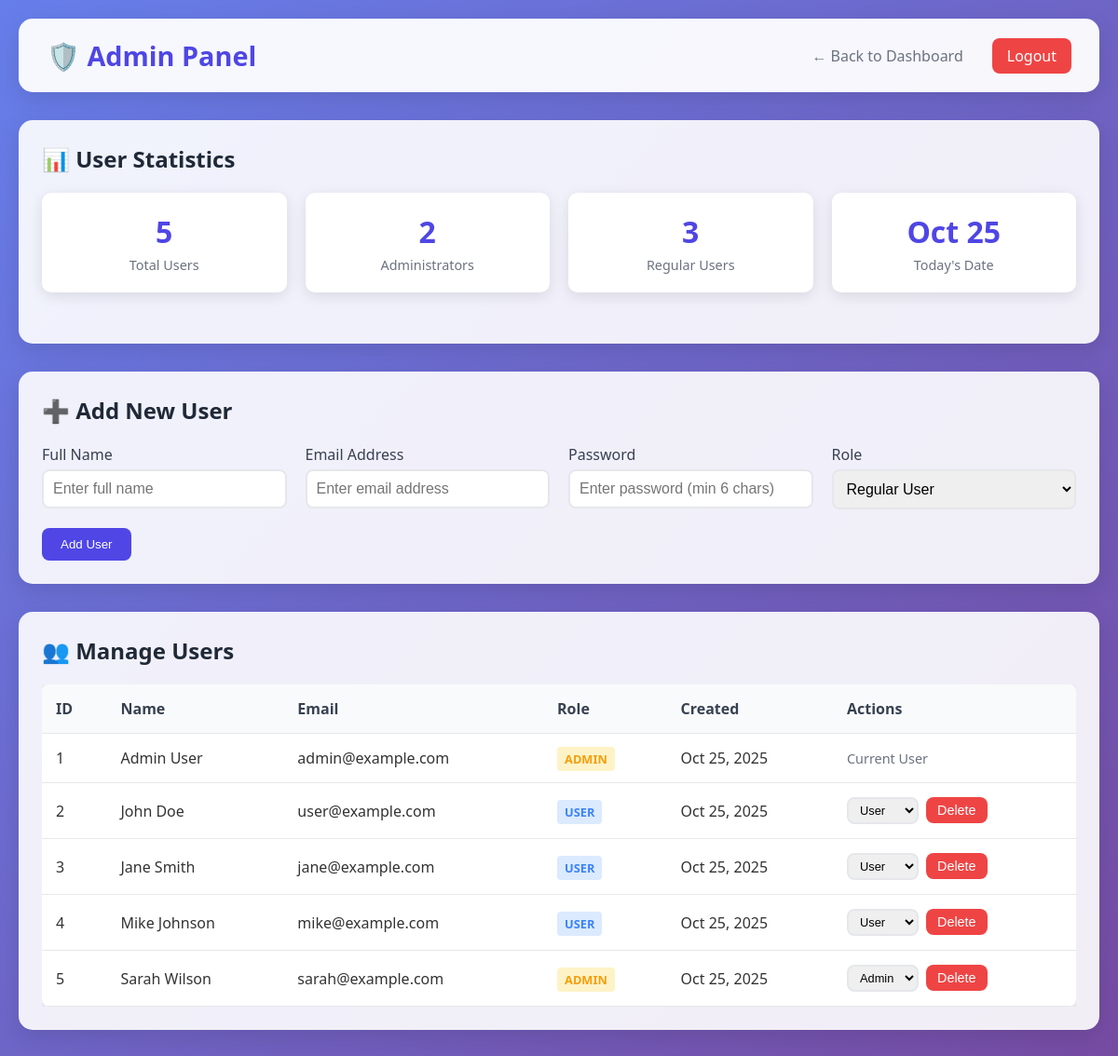
The page /admin-panel.php (signed in) on the database its author committed.
### tables this page shows
CREATE TABLE IF NOT EXISTS users (
    id INT AUTO_INCREMENT PRIMARY KEY,
    name VARCHAR(100) NOT NULL,
    email VARCHAR(150) UNIQUE NOT NULL,
    password VARCHAR(255) NOT NULL,
    role ENUM('admin', 'user') DEFAULT 'user',
    created_at TIMESTAMP DEFAULT CURRENT_TIMESTAMP,
    updated_at TIMESTAMP DEFAULT CURRENT_TIMESTAMP ON UPDATE CURRENT_TIMESTAMP
);

### admin-panel.php (the view, shortened to what this page needs)
<?php
try {
    $pdo = getDbConnection();
    $stmt = $pdo->query("SELECT id, name, email, role, created_at FROM users ORDER BY created_at DESC");
    $users = $stmt->fetchAll();
} catch (PDOException $e) {
    error_log("Error fetching users: " . $e->getMessage());
    $users = [];
}
?>
<!DOCTYPE html>
<html lang="en">
<head>
</head>
<body>
    <div class="container">
        <header class="header">
            <div class="logo">🛡️ Admin Panel</div>
            <div class="nav-links">
                <a href="product-dashboard.php" class="nav-link">← Back to Dashboard</a>
                <a href="logout.php" class="logout-btn">Logout</a>
            </div>
        </header>
        <section class="section">
            <h2 class="section-title">📊 User Statistics</h2>
            <div class="stats-grid">
                <div class="stat-card">
                    <div class="stat-number"><?php echo count($users); ?></div>
                    <div class="stat-label">Total Users</div>
                </div>
                <div class="stat-card">
                    <div class="stat-number"><?php echo count(array_filter($users, fn($u) => $u['role'] === 'admin')); ?></div>
                    <div class="stat-label">Administrators</div>
                </div>
                <div class="stat-card">
                    <div class="stat-number"><?php echo count(array_filter($users, fn($u) => $u['role'] === 'user')); ?></div>
                    <div class="stat-label">Regular Users</div>
                </div>
                <div class="stat-card">
                    <div class="stat-number"><?php echo date('M j'); ?></div>
                    <div class="stat-label">Today's Date</div>
                </div>
            </div>
        </section>
        <section class="section">
            <h2 class="section-title">➕ Add New User</h2>
            <form method="POST">
                <div class="form-grid">
                    <div class="form-group">
                        <label class="form-label">Full Name</label>
                        <input type="text" name="name" class="form-input" required placeholder="Enter full name">
                    </div>
                    <div class="form-group">
                        <label class="form-label">Email Address</label>
                        <input type="email" name="email" class="form-input" required placeholder="Enter email address">
                    </div>
                    <div class="form-group">
                        <label class="form-label">Password</label>
                        <input type="password" name="password" class="form-input" required placeholder="Enter password (min 6 chars)">
                    </div>
                    <div class="form-group">
                        <label class="form-label">Role</label>
                        <select name="role" class="form-select" required>
                            <option value="user">Regular User</option>
                        </select>
                    </div>
                </div>
                <button type="submit" class="btn btn-primary">Add User</button>
            </form>
        </section>
        <section class="section">
            <h2 class="section-title">👥 Manage Users</h2>
            <div class="table-container">
                <table class="users-table">
                    <thead>
                        <tr>
                            <th>ID</th>
                            <th>Name</th>
                            <th>Email</th>
                            <th>Role</th>
                            <th>Created</th>
                            <th>Actions</th>
                        </tr>
                    </thead>
                    <tbody>
                        <?php foreach ($users as $user): ?>
                        <tr>
                            <td><?php echo $user['id']; ?></td>
                            <td><?php echo htmlspecialchars($user['name']); ?></td>
                            <td><?php echo htmlspecialchars($user['email']); ?></td>
                            <td>
                                <span class="role-badge role-<?php echo $user['role']; ?>">
                                    <?php echo ucfirst($user['role']); ?>
                                </span>
                            </td>
                            <td><?php echo date('M j, Y', strtotime($user['created_at'])); ?></td>
                            <td>
                                <div class="actions">
                                    <?php if ($user['id'] != $_SESSION['user_id']): ?>
                                        <form method="POST" style="display: inline;">
                                            <select name="new_role" class="form-select" style="padding: 4px 8px; font-size: 0.8rem;" onchange="this.form.submit()">
                                                <option value="user" <?php echo $user['role'] === 'user' ? 'selected' : ''; ?>>User</option>
                                                <option value="admin" <?php echo $user['role'] === 'admin' ? 'selected' : ''; ?>>Admin</option>
                                            </select>
                                        </form>
                                        <form method="POST" style="display: inline;" onsubmit="return confirm('Are you sure you want to delete this user?')">
                                            <button type="submit" class="btn btn-danger btn-small">Delete</button>
                                        </form>
                                    <?php else: ?>
                                        <span style="color: #6b7280; font-size: 0.9rem;">Current User</span>
                                    <?php endif; ?>
                                </div>
                            </td>
                        </tr>
                        <?php endforeach; ?>
                    </tbody>
                </table>
            </div>
        </section>
    </div>
</body>
</html>

### admin-panel.php (style rules this page uses)
* { margin: 0; padding: 0; box-sizing: border-box; }
body { font-family: 'Segoe UI', Tahoma, Geneva, Verdana, sans-serif; background: linear-gradient(135deg, #667eea 0%, #764ba2 100%); min-height: 100vh; color: #333; }
.container { max-width: 1200px; margin: 0 auto; padding: 20px; }
.header { background: rgba(255, 255, 255, 0.95); backdrop-filter: blur(10px); border-radius: 15px; padding: 20px 30px; margin-bottom: 30px; box-shadow: 0 8px 25px rgba(0, 0, 0, 0.1); display: flex; justify-content: space-between; align-items: center; flex-wrap: wrap; }
.logo { font-size: 1.8rem; font-weight: 700; color: #4f46e5; }
.nav-links { display: flex; gap: 15px; align-items: center; }
.nav-link { color: #6b7280; text-decoration: none; padding: 8px 16px; border-radius: 8px; transition: background 0.3s ease; }
.logout-btn { background: #ef4444; color: white; padding: 8px 16px; border: none; border-radius: 8px; cursor: pointer; font-weight: 500; text-decoration: none; transition: background 0.3s ease; }
.section { background: rgba(255, 255, 255, 0.9); border-radius: 15px; padding: 25px; margin-bottom: 30px; box-shadow: 0 8px 25px rgba(0, 0, 0, 0.1); }
.section-title { font-size: 1.5rem; font-weight: 600; color: #1f2937; margin-bottom: 20px; display: flex; align-items: center; gap: 10px; }
.form-grid { display: grid; grid-template-columns: repeat(auto-fit, minmax(250px, 1fr)); gap: 20px; margin-bottom: 20px; }
.form-group { display: flex; flex-direction: column; }
.form-label { margin-bottom: 5px; font-weight: 500; color: #374151; }
.form-input, .form-select { padding: 10px; border: 2px solid #e5e7eb; border-radius: 8px; font-size: 1rem; transition: border-color 0.3s ease; }
.btn { padding: 10px 20px; border: none; border-radius: 8px; cursor: pointer; font-weight: 500; transition: all 0.3s ease; text-decoration: none; display: inline-block; text-align: center; }
.btn-primary { background: #4f46e5; color: white; }
.btn-danger { background: #ef4444; color: white; }
.btn-small { padding: 6px 12px; font-size: 0.9rem; }
.table-container { overflow-x: auto; }
.users-table { width: 100%; border-collapse: collapse; background: white; border-radius: 8px; overflow: hidden; box-shadow: 0 4px 15px rgba(0, 0, 0, 0.1); }
.users-table th, .users-table td { padding: 15px; text-align: left; border-bottom: 1px solid #e5e7eb; }
.users-table th { background: #f9fafb; font-weight: 600; color: #374151; }
.role-badge { padding: 4px 8px; border-radius: 4px; font-size: 0.8rem; font-weight: 600; text-transform: uppercase; }
.role-admin { background: #fef3c7; color: #f59e0b; }
.role-user { background: #dbeafe; color: #3b82f6; }
.actions { display: flex; gap: 8px; flex-wrap: wrap; }
.stats-grid { display: grid; grid-template-columns: repeat(auto-fit, minmax(200px, 1fr)); gap: 20px; margin-bottom: 30px; }
.stat-card { background: white; padding: 20px; border-radius: 10px; text-align: center; box-shadow: 0 4px 15px rgba(0, 0, 0, 0.1); }
.stat-number { font-size: 2rem; font-weight: 700; color: #4f46e5; margin-bottom: 5px; }
.stat-label { color: #6b7280; font-size: 0.9rem; }

### rows shown on the page
users: id "1", name "Admin User", email "admin@example.com", role "ADMIN", created_at "Oct 25, 2025", shows "Current User"
users: id "2", name "John Doe", email "user@example.com", role "USER", created_at "Oct 25, 2025", new_role "User"
users: id "3", name "Jane Smith", email "jane@example.com", role "USER", created_at "Oct 25, 2025", new_role "User"
users: id "4", name "Mike Johnson", email "mike@example.com", role "USER", created_at "Oct 25, 2025", new_role "User"
users: id "5", name "Sarah Wilson", email "sarah@example.com", role "ADMIN", created_at "Oct 25, 2025", new_role "Admin"

### other values the page prints
count($users) "5"
count(array_filter($users, fn($u) => $u['role'] === 'admin')) "2"
count(array_filter($users, fn($u) => $u['role'] === 'user')) "3"
